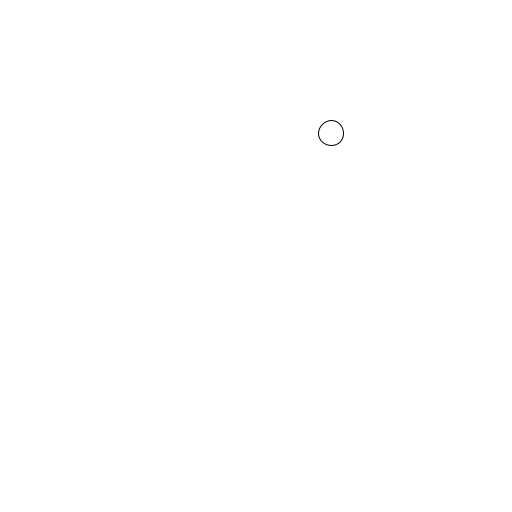
Frame 1 (no input)
Frame 60 (the mouse pressed at the canvas centre just before this capture): identical to frame 1, image omitted
Frame 120 (the mouse held since frame 60 and released just before this capture): identical to frame 1, image omitted

The Processing sketch that drew this single still picture (run headless with seeded random() and noise(); from frame 60 on, the mouse is pressed at the canvas centre):

// Processing sketch: Assignment03
// ── Assignment03.pde
//Is this an example of a disgusting "magic number" would Robert say?
float circleDiamater, toDivideBy = 100, circleInerta = 5.0, circleFriction = 0.01;

PVector circlePositioning = new PVector();
PVector circleGoal = new PVector();
PVector circleVelocity = new PVector();

void setup() {

	//Design
	size(512, 512);
	background(255,255,255);
	stroke(0);

	//Logical markers
	circleDiamater = width/20;
	/*The assignment says that the circle should "appear" so instead of having it appear at the very same spot everytime
	I try to give myself a few more moving parts to work with by making it random*/
	circlePositioning.x = random(width);
	circlePositioning.y = random(height);

}

void draw() {
	
	background(255,255,255);

	/*This is to make it so that the circle will halt if moving too slowly
	Partly to make sure it does not vibrate at the edge for some reason*/
	if ((circleVelocity.x + circleVelocity.y <= circleInerta) && (circleVelocity.x + circleVelocity.y >= (circleInerta*=-1)))  {

		circleVelocity.x = 0;
		circleVelocity.y = 0;
	/*Not quite sure if this way, with one if statement and one if else statement is the best way to do this,
	it would mean less code for the program to check I think,
	seeing as it can just check and move on if the "outer" conditions does not apply, rather than needing to go into the loop
	to check both x and y values*/	
	}

	if (circlePositioning.x < 1 || circlePositioning.x > width || circlePositioning.y < 1 || circlePositioning.y > height) {
		
		if (circlePositioning.x < 1 || circlePositioning.x > width) {
			
				circleVelocity.x *= -1;

		}else {

				circleVelocity.y *= -1;

		}		
	}else {//I can't think of a better way right now for fixing this. Since it needs to check velocity for each solar at a time.
		
		if (circleVelocity.x > circleInerta) {

			circleVelocity.x = circleVelocity.x - circleFriction;
			
		}

		if (circleVelocity.y > circleInerta) {

			circleVelocity.y = circleVelocity.y - circleFriction;
			
		}

		if (circleVelocity.x < (circleInerta*-1)) {

			circleVelocity.x = circleVelocity.x + circleFriction;
			
		}

		if (circleVelocity.y < (circleInerta*-1)) {

			circleVelocity.y = circleVelocity.y + circleFriction;
			
		}
	}

	circlePositioning.add(circleVelocity);

	ellipse(circlePositioning.x,circlePositioning.y,circleDiamater,circleDiamater);

}
void mouseClicked() {
	//Do I really need to recreate the vector like this?
	circlePositioning = new PVector(mouseX,mouseY);

}
void mouseDragged() {
	//TODO check if an if statement, in draw will help line to not vibrate
	line(circlePositioning.x,circlePositioning.y,mouseX,mouseY);

}
void mouseReleased() { 
	//So, this will save the vector for the position where user lets go of the mouse.
	circleGoal = new PVector(mouseX,mouseY);
	
	circleVelocity = circleGoal.sub(circlePositioning);
	circleVelocity = circleVelocity.div(toDivideBy);

}
